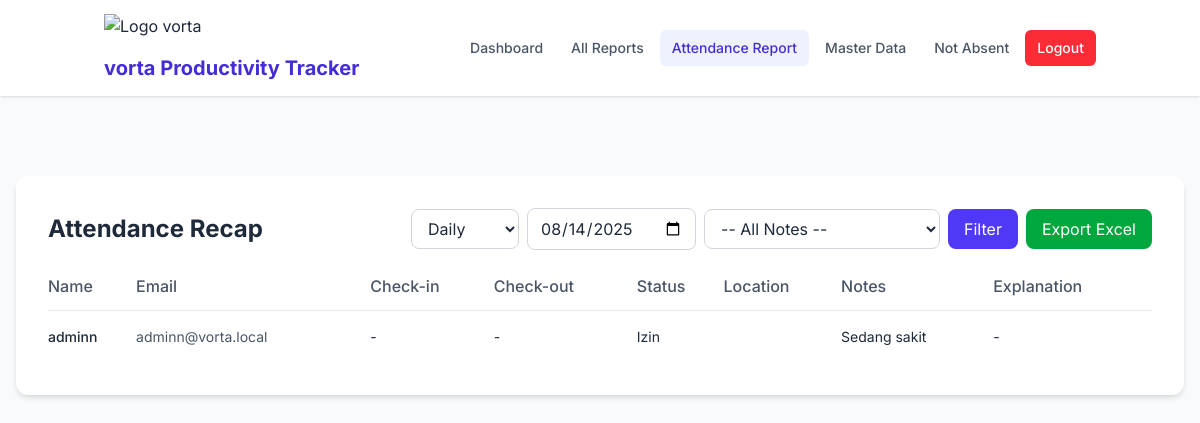
Page /admin_attendance.php?date=2025-08-14 (signed in) on the committed database.
### tables this page shows
CREATE TABLE `attendance` (
  `attendance_id` int(11) NOT NULL,
  `user_id` int(11) NOT NULL,
  `date` date NOT NULL,
  `check_in` time DEFAULT NULL,
  `check_out` time DEFAULT NULL,
  `status` enum('Hadir','Telat','Izin','Sakit','Alpa') DEFAULT 'Alpa',
  `location` varchar(100) NOT NULL,
  `shift` enum('Pagi','Siang') DEFAULT NULL,
  `notes` text DEFAULT NULL,
  `created_at` timestamp NOT NULL DEFAULT current_timestamp()
);

CREATE TABLE `users` (
  `user_id` int(11) NOT NULL,
  `name` varchar(100) NOT NULL,
  `email` varchar(120) NOT NULL,
  `password_hash` varchar(255) NOT NULL,
  `role` enum('admin','staff') NOT NULL DEFAULT 'staff',
  `is_active` tinyint(1) NOT NULL DEFAULT 1,
  `created_at` timestamp NOT NULL DEFAULT current_timestamp()
);

### public/admin_attendance.php (the view, shortened to what this page needs)
<?php
require_once __DIR__ . '/../lib/db.php';
$recapType = $_GET['recap_type'] ?? 'daily';
$date = $_GET['date'] ?? date('Y-m-d');
$month = $_GET['month'] ?? date('Y-m');
$validNotes = [
  '',
  'Hadir: Morning',
  'Hadir: Afternoon',
  'Hadir: WFH',
  'Hadir: WFO',
  'Hadir: WAC',
  'Hadir: WFA',
  'Late: Morning',
  'Late: Afternoon',
  'Late: WFH',
  'Late: WFO',
  'Late: WAC',
  'Late: WFA',
  'Absence Reason: Absent',
  'Absence Reason: Forgot',
  'Absence Reason: Sick',
  'Absence Reason: Leave',
  'Absence Reason: Others',
];
$notesFilter = in_array($_GET['notes'] ?? '', $validNotes) ? ($_GET['notes'] ?? '') : '';
$userFilter = $_GET['user_id'] ?? '';
$limitDaily = 10;
$dailyPage = isset($_GET['daily_page']) ? max(1, (int)$_GET['daily_page']) : 1;
$dailyOffset = ($dailyPage - 1) * $limitDaily;
$sqlDaily = "
    SELECT a.*, u.name, u.email
    FROM attendance a
    JOIN users u ON a.user_id = u.user_id
    WHERE a.date = ?
";
$paramsDaily = [$date];
$sqlDaily .= " ORDER BY a.status, u.name
    LIMIT $limitDaily OFFSET $dailyOffset";
$stmt = $pdo->prepare($sqlDaily);
$stmt->execute($paramsDaily);
$daily = $stmt->fetchAll();
include __DIR__ . '/header.php';
?>
<!DOCTYPE html>
<html lang="en">
<head>
  <link rel="stylesheet" href="css/output.css">
</head>
<body>
  <div class="max-w-7xl mx-auto px-4 py-8 space-y-8">
    <div class="bg-white rounded-xl shadow-md overflow-hidden">
      <div class="p-6 md:p-8">
        <div class="flex flex-col sm:flex-row sm:items-center sm:justify-between gap-4 mb-6">
          <h1 class="text-2xl font-bold text-gray-800">Attendance Recap</h1>
          <form class="flex flex-col sm:flex-row items-center gap-2" method="get">
            <select name="recap_type"
              onchange="this.form.submit()"
              class="px-3 py-2 border border-gray-300 rounded-lg focus:ring-2 focus:ring-indigo-500 focus:border-indigo-500 transition">
              <option value="daily" <?= $recapType === 'daily' ? 'selected' : '' ?>>Daily</option>
            </select>
            <?php if ($recapType === 'daily'): ?>
              <input type="date" name="date"
                value="<?= htmlspecialchars($date) ?>"
                class="px-3 py-2 border border-gray-300 rounded-lg focus:ring-2 focus:ring-indigo-500 focus:border-indigo-500 transition">
              <select name="notes"
                onchange="this.form.submit()"
                class="px-3 py-2 border border-gray-300 rounded-lg focus:ring-2 focus:ring-indigo-500 focus:border-indigo-500 transition">
                <option value="">-- All Notes --</option>
              </select>
            <?php endif; ?>
            <button type="submit"
              class="px-4 py-2 bg-indigo-600 text-white rounded-lg hover:bg-indigo-700 transition">
              Filter
            </button>
            <a href="export_excel.php?recap_type=<?= urlencode($recapType) ?>&date=<?= urlencode($date) ?>&month=<?= urlencode($month) ?>&notes=<?= urlencode($notesFilter) ?>&user_id=<?= urlencode($userFilter) ?>"
              class="px-4 py-2 bg-green-600 text-white rounded-lg hover:bg-green-700 transition">
              Export Excel
            </a>
          </form>
        </div>
        <div class="overflow-x-auto">
          <table class="w-full">
            <?php if ($recapType === 'daily'): ?>
              <thead>
                <tr class="text-left border-b border-gray-200">
                  <th class="pb-3 font-medium text-gray-600">Name</th>
                  <th class="pb-3 font-medium text-gray-600">Email</th>
                  <th class="pb-3 font-medium text-gray-600">Check-in</th>
                  <th class="pb-3 font-medium text-gray-600">Check-out</th>
                  <th class="pb-3 font-medium text-gray-600">Status</th>
                  <th class="pb-3 font-medium text-gray-600">Location</th>
                  <th class="pb-3 font-medium text-gray-600">Notes</th>
                  <th class="pb-3 font-medium text-gray-600">Explanation</th>
                </tr>
              </thead>
              <tbody class="divide-y divide-gray-100">
                <?php if (count($daily) > 0): ?>
                  <?php foreach ($daily as $record): ?>
                    <tr class="hover:bg-gray-50 transition">
                      <td class="py-4 text-sm font-medium text-gray-800"><?= htmlspecialchars($record['name']) ?></td>
                      <td class="py-4 text-sm text-gray-600"><?= htmlspecialchars($record['email']) ?></td>
                      <td class="py-4 text-sm"><?= $record['check_in'] ?? '-' ?></td>
                      <td class="py-4 text-sm"><?= $record['check_out'] ?? '-' ?></td>
                      <td class="py-4 text-sm"><?= htmlspecialchars($record['status']) ?></td>
                      <td class="py-4 text-sm"><?= htmlspecialchars($record['location'] ?? '-') ?></td>
                      <td class="py-4 text-sm"><?= !empty($record['notes']) ? htmlspecialchars($record['notes']) : '-' ?></td>
                      <td class="py-4 text-sm hover:cursor-pointer max-w-xs lg:max-w-sm truncate"
                        title="<?= htmlspecialchars($record['explanation'] ?? '-') ?>">
                        <?= htmlspecialchars($record['explanation'] ?? '-') ?>
                      </td>
                    </tr>
                  <?php endforeach; ?>
                <?php else: ?>
                  <tr>
                    <td colspan="8" class="py-4 text-center text-gray-500">No attendance records found for this date.</td>
                  </tr>
                <?php endif; ?>
              </tbody>
            <?php endif; ?>
          </table>
        </div>
      </div>
    </div>
  </div>
</body>
</html>
<?php include __DIR__ . '/footer.php'; ?>

### public/header.php (style rules this page uses)
body { font-family: 'Inter', sans-serif; }

### rows in the picture
attendance: user.name "adminn", user.email "adminn@vorta.local", check_in "-", check_out "-", status "Izin", notes "Sedang sakit", explanation "-"
